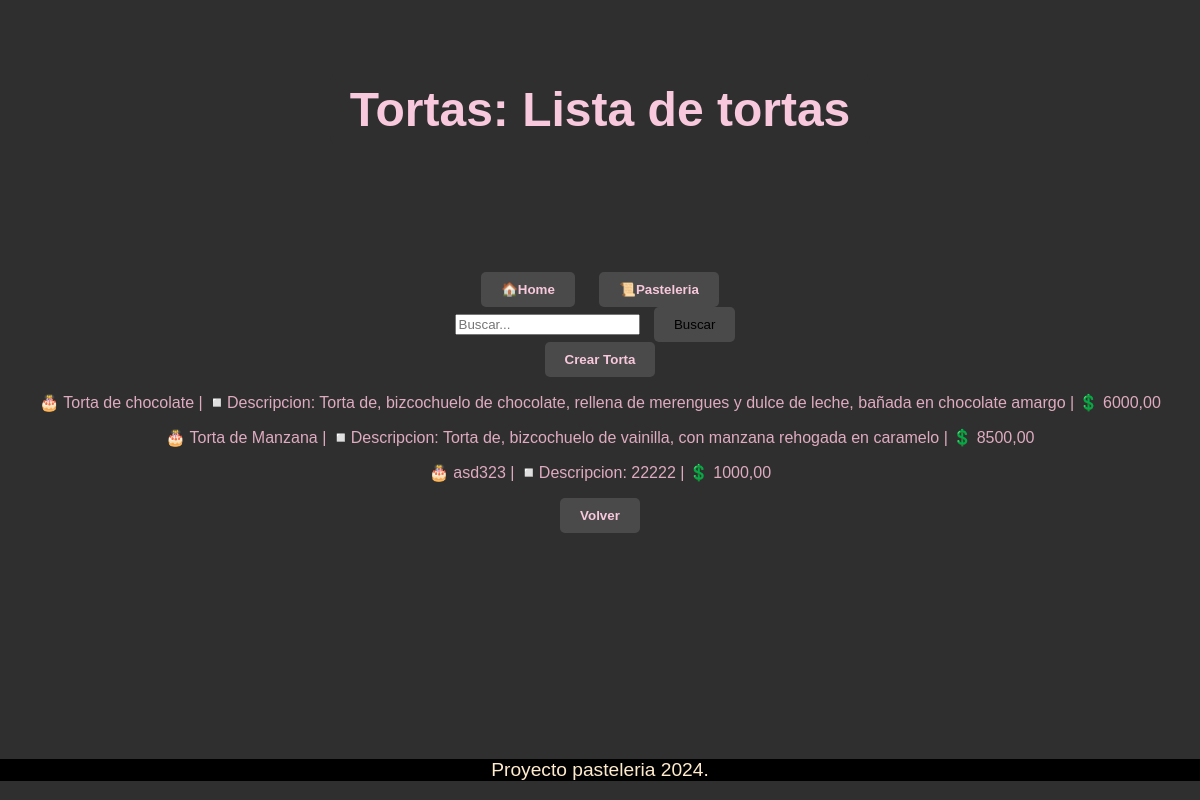
Before: /pasteleria/torta/list with the older database file.
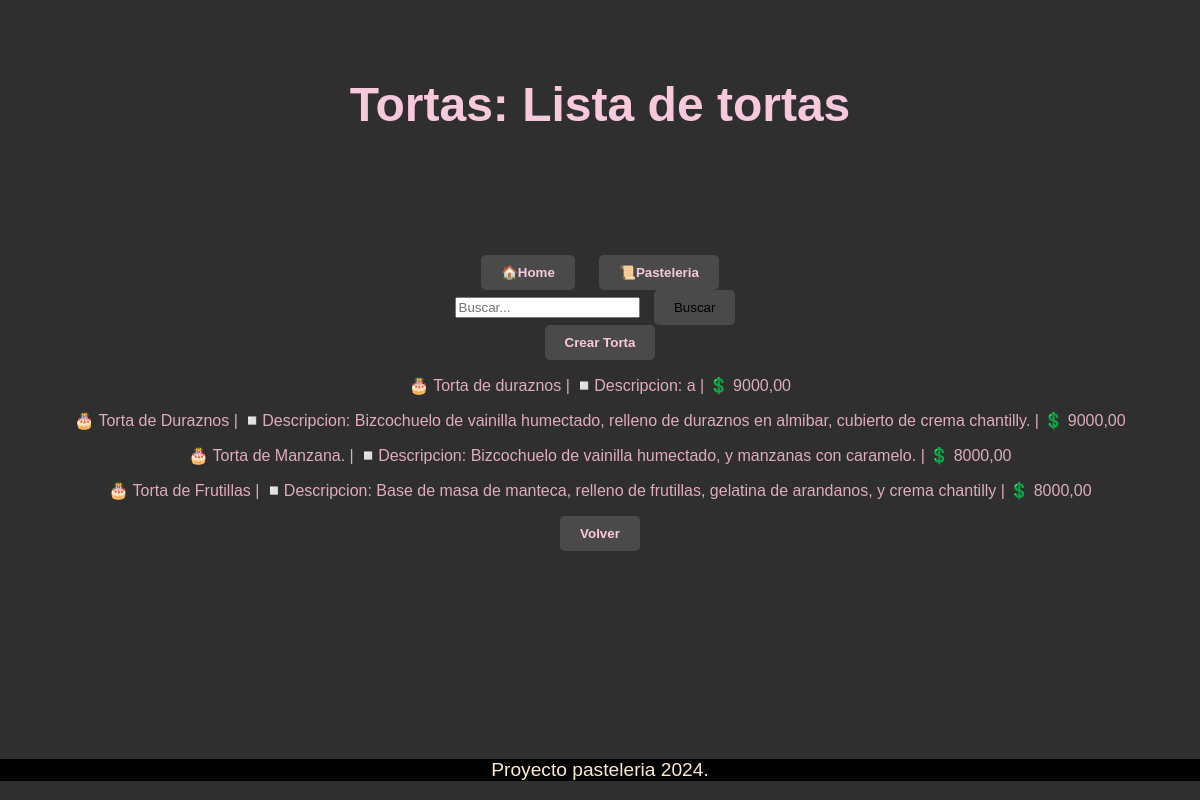
After: the same page with the newer database file.
### pasteleria/models.py (models this page shows, shortened)
class Torta(models.Model):
    nombre = models.CharField(max_length=100, unique=True)
    descripcion = models.TextField()
    precio = models.DecimalField(max_digits=6, decimal_places=2)

### pasteleria/views.py (the view)
# urls.py: path("torta/list", views.torta_list, name="torta_list"),
def torta_list(request):
    query = request.GET.get("q")
    if query:
        tortas = Torta.objects.filter(nombre__icontains=query)
    else:
        tortas= Torta.objects.all()
    contexto = {'tortas' : tortas}
    return render(request, 'pasteleria/torta_list.html', contexto)

### pasteleria/templates/pasteleria/torta_list.html
{% extends 'core/base.html' %}
{% block header %}
    Tortas: Lista de tortas
{% endblock header %}
{% block main %}
    <form action="{% url 'pasteleria:torta_list' %}" method="get">
        <input type="text" name="q" placeholder="Buscar...">
        <button type="submit">Buscar</button>
    </form>
<button>
    <a href="{% url 'pasteleria:torta_create' %}">Crear Torta</a>
</button>
    <div>
        {% for torta in tortas %}
            <p> 🎂 {{ torta.nombre }} | ◽Descripcion: {{ torta.descripcion }} | 💲 {{ torta.precio }}</p>
        {% empty %}
        <p>No hay registros.</p>
            {% endfor %}
    </div>
    <button><a href="{% url 'pasteleria:index' %}"> Volver </a></button>
{% endblock main %}

### core/templates/core/base.html (shortened to what this page needs)
<!DOCTYPE html>
<html lang="es">
<head>
</head>
<body>
    <header>
        <h1>
            {% block header %}{% endblock header %}
        </h1>
    </header>
    <main>
        {% include 'core/componentes/navbar.html' %}
        {% block main %}
        {% endblock main %}
    </main>
    <footer>
        {% include 'core/componentes/footer.html' %}
    </footer>
</body>
</html>

### core/templates/core/componentes/navbar.html (shortened to what this page needs)
    <button><a href="{% url 'core:index' %}">🏠Home</a></button>
    <button><a href="{% url 'pasteleria:index' %}">📜Pasteleria</a></button>

### core/templates/core/componentes/footer.html
<p style="position: fixed; bottom: 0; left: 0; right: 0; background-color: black; color: blanchedalmond; text-align: center; ">
    Proyecto pasteleria 2024.
</p>

### core/templates/core/base.html (style rules this page uses)
body { display: grid; justify-items: center; align-items: center; height: 90vh; background-color: #2f2f2f; background-image: url('/ruta/a/tu/imagen.jpg'); background-size: cover; background-position: center; color: #dfabc0; font-family: 'Arial', sans-serif; margin: 0; }
header h1 { font-size: 3rem; margin: 20px 0; text-align: center; font-weight: bold; background-color: #2f2f2f; color: #f8c8dc; padding: 10px 20px; border-radius: 10px; }
main { width: 100%; text-align: center; }
footer { margin-top: 30px; font-size: 1.2rem; }

### core/templates/core/componentes/navbar.html (style rules this page uses)
button { background-color: #4a4a4a; border: none; padding: 10px 20px; margin: 0 10px; border-radius: 5px; cursor: pointer; }
button a { text-decoration: none; color: #f8c8dc; font-weight: bold; }

Changed rows visible on the page:
removed Torta: nombre "Torta de chocolate", descripcion "Torta de, bizcochuelo de chocolate, rellena de merengues y dulce de leche, bañada en chocolate amargo", precio "6000,00"
removed Torta: nombre "Torta de Manzana", descripcion "Torta de, bizcochuelo de vainilla, con manzana rehogada en caramelo", precio "8500,00"
removed Torta: nombre "asd323", descripcion "22222", precio "1000,00"
added Torta: nombre "Torta de duraznos", descripcion "a", precio "9000,00"
added Torta: nombre "Torta de Duraznos", descripcion "Bizcochuelo de vainilla humectado, relleno de duraznos en almibar, cubierto de crema chantilly.", precio "9000,00"
added Torta: nombre "Torta de Manzana.", descripcion "Bizcochuelo de vainilla humectado, y manzanas con caramelo.", precio "8000,00"
added Torta: nombre "Torta de Frutillas", descripcion "Base de masa de manteca, relleno de frutillas, gelatina de arandanos, y crema chantilly", precio "8000,00"
